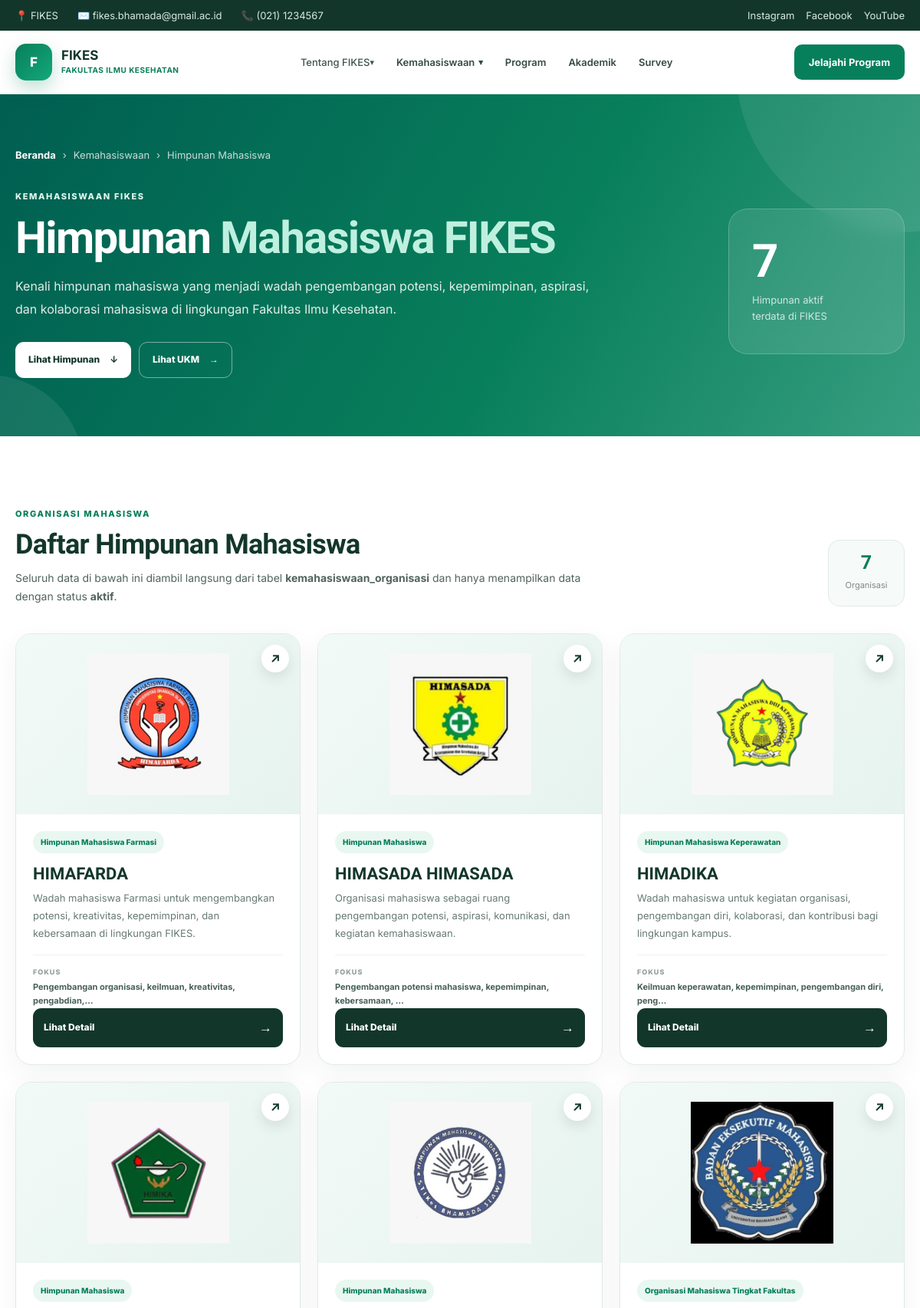
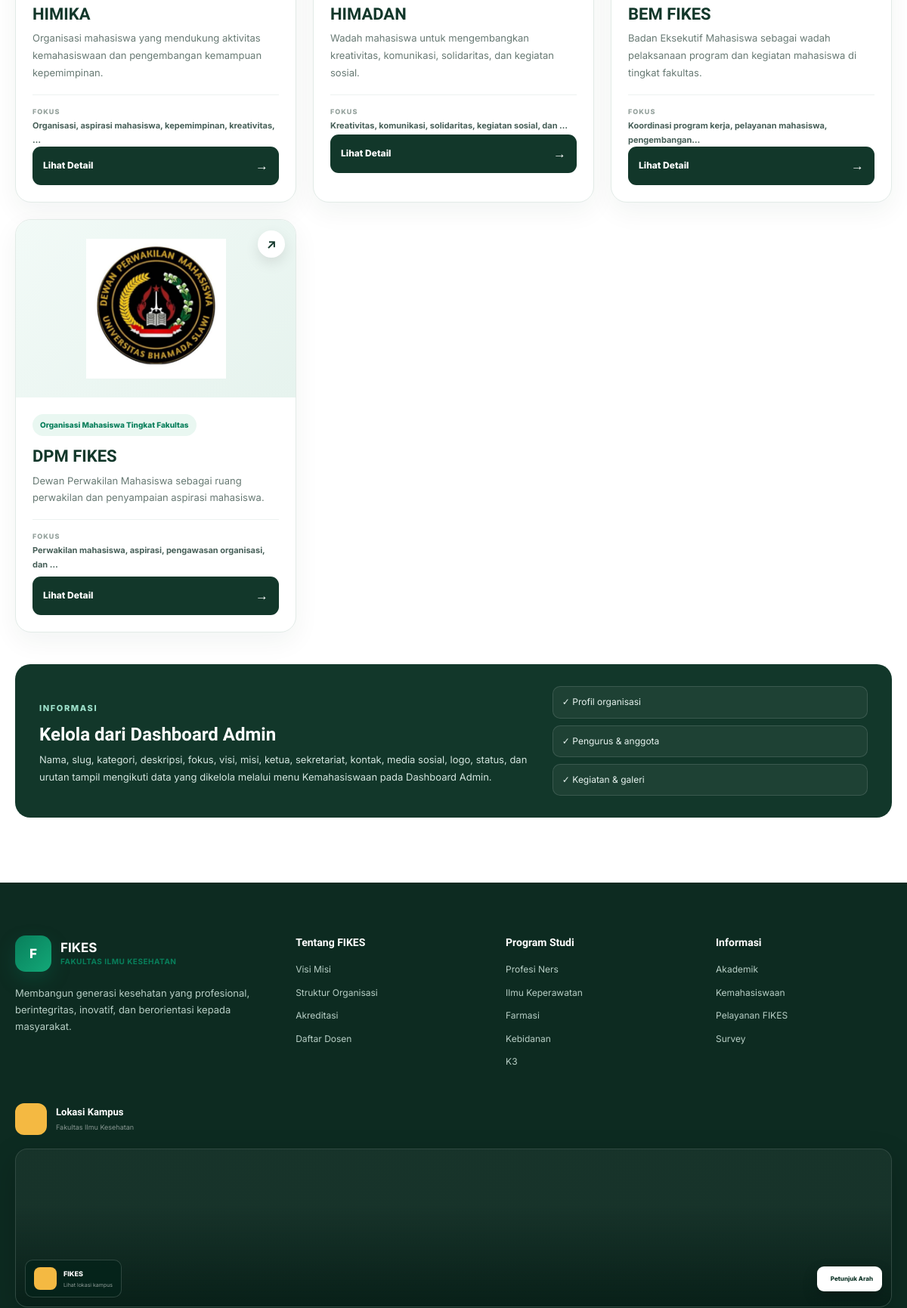
Page /page/kemahasiswaan/himpunan-mahasiswa.php (upper part) on the committed database (2 pictures, top to bottom).
### tables this page shows
CREATE TABLE `pengaturan` (
  `id` int(10) UNSIGNED NOT NULL,
  `nama_kampus` varchar(180) DEFAULT 'Fakultas Ilmu Kesehatan',
  `email` varchar(150) DEFAULT 'info@fikes.ac.id',
  `telepon` varchar(50) DEFAULT '(021) 1234567',
  `alamat` text DEFAULT NULL,
  `instagram` varchar(255) DEFAULT NULL,
  `facebook` varchar(255) DEFAULT NULL,
  `youtube` varchar(255) DEFAULT NULL,
  `maps_embed` text DEFAULT NULL
);

CREATE TABLE `kemahasiswaan_organisasi` (
  `id` int(11) NOT NULL,
  `jenis` enum('himpunan','ukm') NOT NULL,
  `nama` varchar(150) NOT NULL,
  `slug` varchar(120) NOT NULL,
  `kategori` varchar(100) DEFAULT NULL,
  `deskripsi` text DEFAULT NULL,
  `fokus` text DEFAULT NULL,
  `visi` text DEFAULT NULL,
  `misi` text DEFAULT NULL,
  `ketua_nama` varchar(150) DEFAULT NULL,
  `sekretariat` varchar(255) DEFAULT NULL,
  `email` varchar(150) DEFAULT NULL,
  `telepon` varchar(50) DEFAULT NULL,
  `instagram` varchar(150) DEFAULT NULL,
  `facebook` varchar(150) DEFAULT NULL,
  `youtube` varchar(150) DEFAULT NULL,
  `logo` varchar(255) DEFAULT NULL,
  `status` enum('aktif','nonaktif') NOT NULL DEFAULT 'aktif',
  `nomor_urut` int(11) NOT NULL DEFAULT 1,
  `created_at` timestamp NOT NULL DEFAULT current_timestamp(),
  `updated_at` timestamp NOT NULL DEFAULT current_timestamp() ON UPDATE current_timestamp()
);

### page/includes/site-settings.php (called while the page is built, shortened)
<?php
function fikes_setting_value(array $row, array $aliases, string $default = ''): string
{
    foreach ($aliases as $key) {
        if (array_key_exists($key, $row) && trim((string)$row[$key]) !== '') {
            return trim((string)$row[$key]);
        }
    }
    return $default;
}
function fikes_find_settings_table(PDO $pdo): ?array
{
    $preferred = [
        'pengaturan_website', 'pengaturan_web', 'pengaturan',
        'website_settings', 'site_settings', 'settings',
        'konfigurasi_website', 'konfigurasi'
    ];
    $tables = $pdo->query("SELECT TABLE_NAME FROM information_schema.TABLES WHERE TABLE_SCHEMA = DATABASE() AND TABLE_TYPE='BASE TABLE'")->fetchAll(PDO::FETCH_COLUMN);
    $tables = array_values(array_unique(array_map('strval', $tables)));
    $ordered = [];
    foreach ($preferred as $name) if (in_array($name, $tables, true)) $ordered[] = $name;
    foreach ($tables as $name) if (!in_array($name, $ordered, true)) $ordered[] = $name;
    $best = null;
    $bestScore = 0;
    foreach ($ordered as $table) {
        $st = $pdo->prepare("SELECT COLUMN_NAME FROM information_schema.COLUMNS WHERE TABLE_SCHEMA = DATABASE() AND TABLE_NAME = ? ORDER BY ORDINAL_POSITION");
        $st->execute([$table]);
        $cols = $st->fetchAll(PDO::FETCH_COLUMN);
        $lc = array_map('strtolower', $cols);
        $score = 0;
        foreach (['nama_website','nama_website','site_name','website_name','email','telepon','alamat','instagram','facebook','youtube','logo','google_maps','maps','copyright','deskripsi'] as $c) {
            if (in_array($c, $lc, true)) $score += 2;
        }
        foreach (['key','setting_key','nama','kunci'] as $c) if (in_array($c,$lc,true)) $score += 1;
        foreach (['value','setting_value','nilai','isi'] as $c) if (in_array($c,$lc,true)) $score += 1;
        if (in_array($table, $preferred, true)) $score += 5;
        if ($score > $bestScore) { $bestScore = $score; $best = ['table'=>$table,'columns'=>$cols]; }
    }
    return $bestScore >= 3 ? $best : null;
}
function fikes_load_site_settings(PDO $pdo): array
{
    $found = fikes_find_settings_table($pdo);
    $table = str_replace('`','', $found['table']);
    $columns = array_map('strtolower', $found['columns']);
    $quoted = '`' . str_replace('`','``',$table) . '`';
    $rows = $pdo->query("SELECT * FROM $quoted LIMIT 1")->fetch(PDO::FETCH_ASSOC);
    $row = array_change_key_case($rows, CASE_LOWER);
    $keyCol = null; $valueCol = null;
    return $row;
}
function fikes_site_settings(PDO $pdo): array
{
    static $cache = null;
    if ($cache !== null) return $cache;
    $cache = fikes_load_site_settings($pdo);
    return $cache;
}

### page/kemahasiswaan/himpunan-mahasiswa.php (the view, shortened to what this page needs)
<?php
require_once __DIR__ . '/../../admin/config/database.php';
if (!function_exists('e')) {
  function e($value)
  {
    return htmlspecialchars((string)($value ?? ''), ENT_QUOTES, 'UTF-8');
  }
}
function hm_image_url($value)
{
  $value = trim((string)$value);
  return '/fikes/admin/uploads/kemahasiswaan/logo/' . rawurlencode(basename($value));
}
function hm_excerpt($value, $limit = 165)
{
  $text = trim(preg_replace('/\s+/', ' ', strip_tags((string)$value)));
  if (mb_strlen($text) <= $limit) return $text;
  return mb_substr($text, 0, $limit - 1) . '…';
}
$stmt = $pdo->prepare("SELECT * FROM kemahasiswaan_organisasi
                       WHERE jenis = 'himpunan' AND status = 'aktif'
                       ORDER BY nomor_urut ASC, id ASC");
$stmt->execute();
$himpunan = $stmt->fetchAll(PDO::FETCH_ASSOC);
$total = count($himpunan);
?>
<!doctype html>
<html lang="id">
<head>
  <link rel="stylesheet" href="/fikes/assets/css/style.css">
</head>
<body>
  <?php require_once __DIR__ . '/../menu/topbar.php'; ?>
  <?php require_once __DIR__ . '/../menu/navbar.php'; ?>
  <main class="hm-page">
    <section class="hm-hero">
      <div class="hm-container">
        <div class="hm-breadcrumb">
          <a href="/fikes/">Beranda</a><span>›</span><span>Kemahasiswaan</span><span>›</span><span>Himpunan
            Mahasiswa</span>
        </div>
        <div class="hm-hero-grid">
          <div>
            <span class="hm-eyebrow">KEMAHASISWAAN FIKES</span>
            <h1>Himpunan <span>Mahasiswa FIKES</span></h1>
            <p>Kenali himpunan mahasiswa yang menjadi wadah pengembangan potensi, kepemimpinan, aspirasi, dan
              kolaborasi mahasiswa di lingkungan Fakultas Ilmu Kesehatan.</p>
            <div class="hm-hero-actions">
              <a class="hm-btn hm-btn-light" href="#daftar-himpunan">Lihat Himpunan <b>↓</b></a>
              <a class="hm-btn hm-btn-outline" href="/fikes/kemahasiswaan/ukm">Lihat UKM <b>→</b></a>
            </div>
          </div>
          <div class="hm-hero-stat">
            <strong><?= $total ?></strong>
            <span>Himpunan aktif<br>terdata di FIKES</span>
          </div>
        </div>
      </div>
    </section>
    <section class="hm-section" id="daftar-himpunan">
      <div class="hm-container">
        <div class="hm-section-head">
          <div>
            <span class="hm-label">ORGANISASI MAHASISWA</span>
            <h2>Daftar Himpunan Mahasiswa</h2>
            <p>Seluruh data di bawah ini diambil langsung dari tabel <b>kemahasiswaan_organisasi</b> dan hanya
              menampilkan data dengan status <b>aktif</b>.</p>
          </div>
          <div class="hm-total"><b><?= $total ?></b><span>Organisasi</span></div>
        </div>
        <?php if ($himpunan): ?>
          <div class="hm-grid">
            <?php foreach ($himpunan as $item): ?>
              <?php $img = hm_image_url($item['logo'] ?? ''); ?>
              <article class="hm-card">
                <a class="hm-card-image" href="/fikes/kemahasiswaan/himpunan/<?= e($item['slug']) ?>">
                  <?php if ($img): ?>
                    <img src="<?= e($img) ?>" alt="Logo <?= e($item['nama']) ?>" loading="lazy">
                  <?php else: ?>
                    <div class="hm-fallback"><span>F</span><small>FIKES</small></div>
                  <?php endif; ?>
                  <span class="hm-card-arrow">↗</span>
                </a>
                <div class="hm-card-body">
                  <span class="hm-badge"><?= e($item['kategori'] ?: 'Himpunan Mahasiswa') ?></span>
                  <h3><?= e($item['nama']) ?></h3>
                  <p><?= e(hm_excerpt($item['deskripsi'])) ?></p>
                  <div class="hm-card-meta">
                    <?php if (!empty($item['fokus'])): ?>
                      <span><small>Fokus</small><b><?= e(hm_excerpt($item['fokus'], 60)) ?></b></span>
                    <?php endif; ?>
                  </div>
                  <a class="hm-detail-btn" href="/fikes/kemahasiswaan/himpunan/<?= e($item['slug']) ?>">Lihat Detail
                    <span>→</span></a>
                </div>
              </article>
            <?php endforeach; ?>
          </div>
        <?php endif; ?>
        <div class="hm-info-panel">
          <div>
            <span class="hm-label">INFORMASI</span>
            <h3>Kelola dari Dashboard Admin</h3>
            <p>Nama, slug, kategori, deskripsi, fokus, visi, misi, ketua, sekretariat, kontak, media sosial, logo,
              status, dan urutan tampil mengikuti data yang dikelola melalui menu Kemahasiswaan pada Dashboard Admin.
            </p>
          </div>
          <div class="hm-info-points">
            <span>✓ Profil organisasi</span>
            <span>✓ Pengurus & anggota</span>
            <span>✓ Kegiatan & galeri</span>
          </div>
        </div>
      </div>
    </section>
  </main>
  <?php require_once __DIR__ . '/../menu/footer.php'; ?>
</body>
</html>

### page/menu/topbar.php (shortened to what this page needs)
<?php
require_once __DIR__ . '/../includes/site-settings.php';
$site = fikes_site_settings($pdo);
$siteName = fikes_setting_value($site, ['nama_website', 'site_name', 'website_name', 'nama', 'title'], 'FIKES');
$siteEmail = fikes_setting_value($site, ['email', 'email_website', 'email_kampus', 'email_fikes'], 'info@fikes.ac.id');
$sitePhone = fikes_setting_value($site, ['telepon', 'no_telepon', 'nomor_telepon', 'phone', 'telephone', 'telp'], '(021)
1234567');
$siteInstagram = fikes_setting_value($site, ['instagram', 'instagram_url', 'link_instagram'], '#');
$siteFacebook = fikes_setting_value($site, ['facebook', 'facebook_url', 'link_facebook'], '#');
$siteYoutube = fikes_setting_value($site, ['youtube', 'youtube_url', 'link_youtube'], '#');
?>
<div class="topbar">
  <div class="container topbar-inner">
    <div class="topbar-info">
      <span>📍 <?= e($siteName) ?></span>
      <span>✉️ <?= e($siteEmail) ?></span>
      <span>📞 <?= e($sitePhone) ?></span>
    </div>
    <div class="topbar-social">
      <?php if ($siteInstagram !== '#'): ?><a href="<?= e($siteInstagram) ?>" target="_blank"
          rel="noopener">Instagram</a><?php endif; ?>
      <?php if ($siteFacebook !== '#'): ?><a href="<?= e($siteFacebook) ?>" target="_blank"
          rel="noopener">Facebook</a><?php endif; ?>
      <?php if ($siteYoutube !== '#'): ?><a href="<?= e($siteYoutube) ?>" target="_blank"
          rel="noopener">YouTube</a><?php endif; ?>
    </div>
  </div>
</div>

### assets/css/style.css (style rules this page uses)
:root { --primary: #087f5b; --primary-dark: #056044; --primary-light: #e7f7f1; --secondary: #f4b942; --dark: #12372a; --text: #52635d; --light: #f7faf9; --white: #ffffff; --border: #e5ece9; --shadow: 0 20px 60px rgba(18, 55, 42, 0.1); --radius: 18px; --transition: 0.3s ease; }
* { margin: 0; padding: 0; box-sizing: border-box; }
html { scroll-behavior: smooth; }
body { font-family: "Inter", sans-serif; color: var(--text); background: var(--white); line-height: 1.7; overflow-x: hidden; }
h1, h2, h3, h4, h5 { font-family: "Plus Jakarta Sans", sans-serif; color: var(--dark); line-height: 1.3; }
a { color: inherit; text-decoration: none; }
img { max-width: 100%; display: block; }
.container { width: min(1180px, calc(100% - 40px)); margin: auto; }
.topbar { background: var(--dark); color: #d9e8e2; font-size: 13px; }
.topbar-inner { min-height: 40px; display: flex; justify-content: space-between; align-items: center; gap: 20px; }
.topbar-info { display: flex; gap: 25px; align-items: center; }
.topbar-info span { display: flex; align-items: center; gap: 7px; }
.topbar-social { display: flex; gap: 15px; }
.topbar-social a { transition: var(--transition); }

### rows in the picture
pengaturan: email "fikes.bhamada@gmail.ac.id", telepon "(021) 1234567"
kemahasiswaan_organisasi: logo (picture), kategori "Himpunan Mahasiswa Farmasi", nama "HIMAFARDA", deskripsi "Wadah mahasiswa Farmasi untuk mengembangkan potensi, kreativitas, kepemimpinan, dan kebersamaan di lingkungan FIKES.", fokus "Pengembangan organisasi, keilmuan, kreativitas, pengabdian,…"
kemahasiswaan_organisasi: logo (picture), kategori "Himpunan Mahasiswa", nama "HIMASADA HIMASADA", deskripsi "Organisasi mahasiswa sebagai ruang pengembangan potensi, aspirasi, komunikasi, dan kegiatan kemahasiswaan.", fokus "Pengembangan potensi mahasiswa, kepemimpinan, kebersamaan, …"
kemahasiswaan_organisasi: logo (picture), kategori "Himpunan Mahasiswa Keperawatan", nama "HIMADIKA", deskripsi "Wadah mahasiswa untuk kegiatan organisasi, pengembangan diri, kolaborasi, dan kontribusi bagi lingkungan kampus.", fokus "Keilmuan keperawatan, kepemimpinan, pengembangan diri, peng…"
kemahasiswaan_organisasi: logo (picture), kategori "Himpunan Mahasiswa", nama "HIMIKA", deskripsi "Organisasi mahasiswa yang mendukung aktivitas kemahasiswaan dan pengembangan kemampuan kepemimpinan.", fokus "Organisasi, aspirasi mahasiswa, kepemimpinan, kreativitas, …"
kemahasiswaan_organisasi: logo (picture), kategori "Himpunan Mahasiswa", nama "HIMADAN", deskripsi "Wadah mahasiswa untuk mengembangkan kreativitas, komunikasi, solidaritas, dan kegiatan sosial.", fokus "Kreativitas, komunikasi, solidaritas, kegiatan sosial, dan …"
kemahasiswaan_organisasi: logo (picture), kategori "Organisasi Mahasiswa Tingkat Fakultas", nama "BEM FIKES", deskripsi "Badan Eksekutif Mahasiswa sebagai wadah pelaksanaan program dan kegiatan mahasiswa di tingkat fakultas.", fokus "Koordinasi program kerja, pelayanan mahasiswa, pengembangan…"
kemahasiswaan_organisasi: logo (picture), kategori "Organisasi Mahasiswa Tingkat Fakultas", nama "DPM FIKES", deskripsi "Dewan Perwakilan Mahasiswa sebagai ruang perwakilan dan penyampaian aspirasi mahasiswa.", fokus "Perwakilan mahasiswa, aspirasi, pengawasan organisasi, dan …"

### other values in the picture
$siteName "FIKES"
$total "7"
